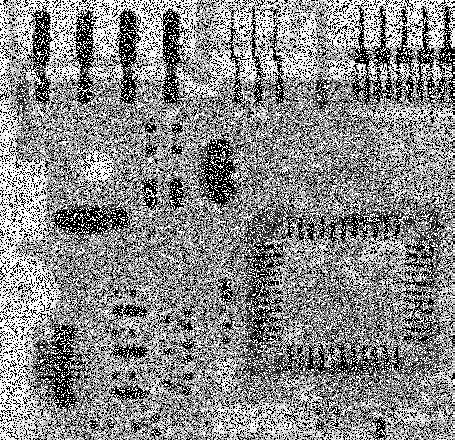
#> input picture Required Images/Fig0514(a)(ckt_saltpep_prob_pt25).tif, 455 x 440 px, found by its file name
$ python Exp5_3.py
#> lines starting #> are read from the running program, lines starting #| are printed output that depends on the picture
import cv2
import matplotlib.pyplot as plt
import numpy as np

# imgpath = "Fig0504(i)(salt-pepper-noise).tif"
imgpath = "Fig0514(a)(ckt_saltpep_prob_pt25).tif"

img = cv2.imread(imgpath, 0)
#> img is the input picture: shape (440, 455); min 0, max 255, mean 138.1

cv2.imshow("Original Image", img)

k1 = np.array(np.ones((3, 3), np.float32))

img_recovered_with_avg_filter = cv2.filter2D(img, -1, k1)
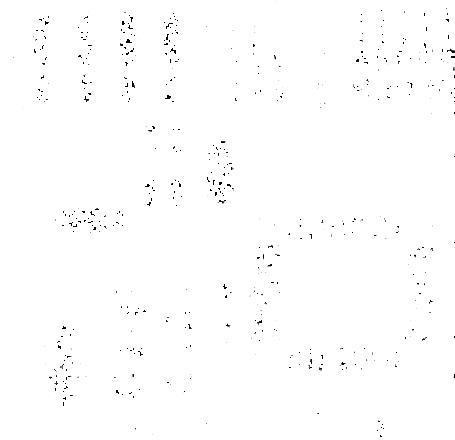
#> img_recovered_with_avg_filter: shape (440, 455); min 0, max 255, mean 253.5
img_recovered_with_median_filter = cv2.medianBlur(img, 3)
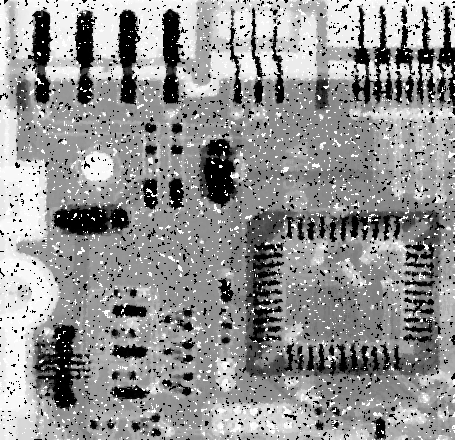
#> img_recovered_with_median_filter: shape (440, 455); min 0, max 255, mean 146.2

cv2.imshow("Image Recoverd with Median Filter", img_recovered_with_median_filter)
cv2.imshow("Image Recoverd with Average Filter", img_recovered_with_avg_filter)
cv2.waitKey(0)

plt.subplot(1, 3, 1)
plt.imshow(img, cmap='gray')
plt.title('Original Image')

plt.subplot(1, 3, 2)
plt.imshow(img_recovered_with_avg_filter, cmap='gray')
plt.title('Avg Filter')

plt.subplot(1, 3, 3)
plt.imshow(img_recovered_with_median_filter, cmap='gray')
plt.title('Median Filter')

plt.show()
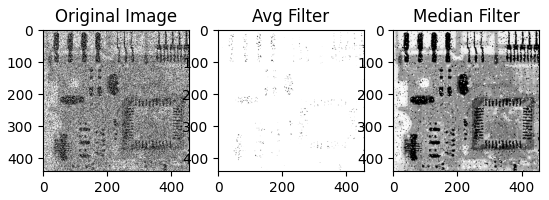
#> figure drawn by matplotlib, 3 panels

cv2.destroyAllWindows()
